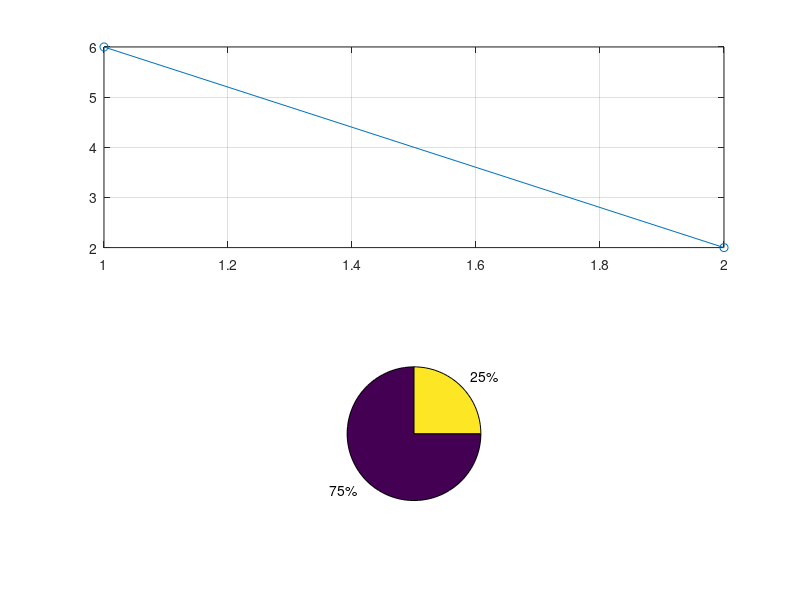

Write MATLAB code to recreate this figure.
clc; clear; close all;
TotalSlots=8; AllocatedSlots=6;
FreeSlots=TotalSlots-AllocatedSlots;
Utilization=(AllocatedSlots/TotalSlots)*100
subplot(2,1,1); plot([1 2],[AllocatedSlots FreeSlots],'-o'); grid on
subplot(2,1,2); pie([AllocatedSlots FreeSlots]);
